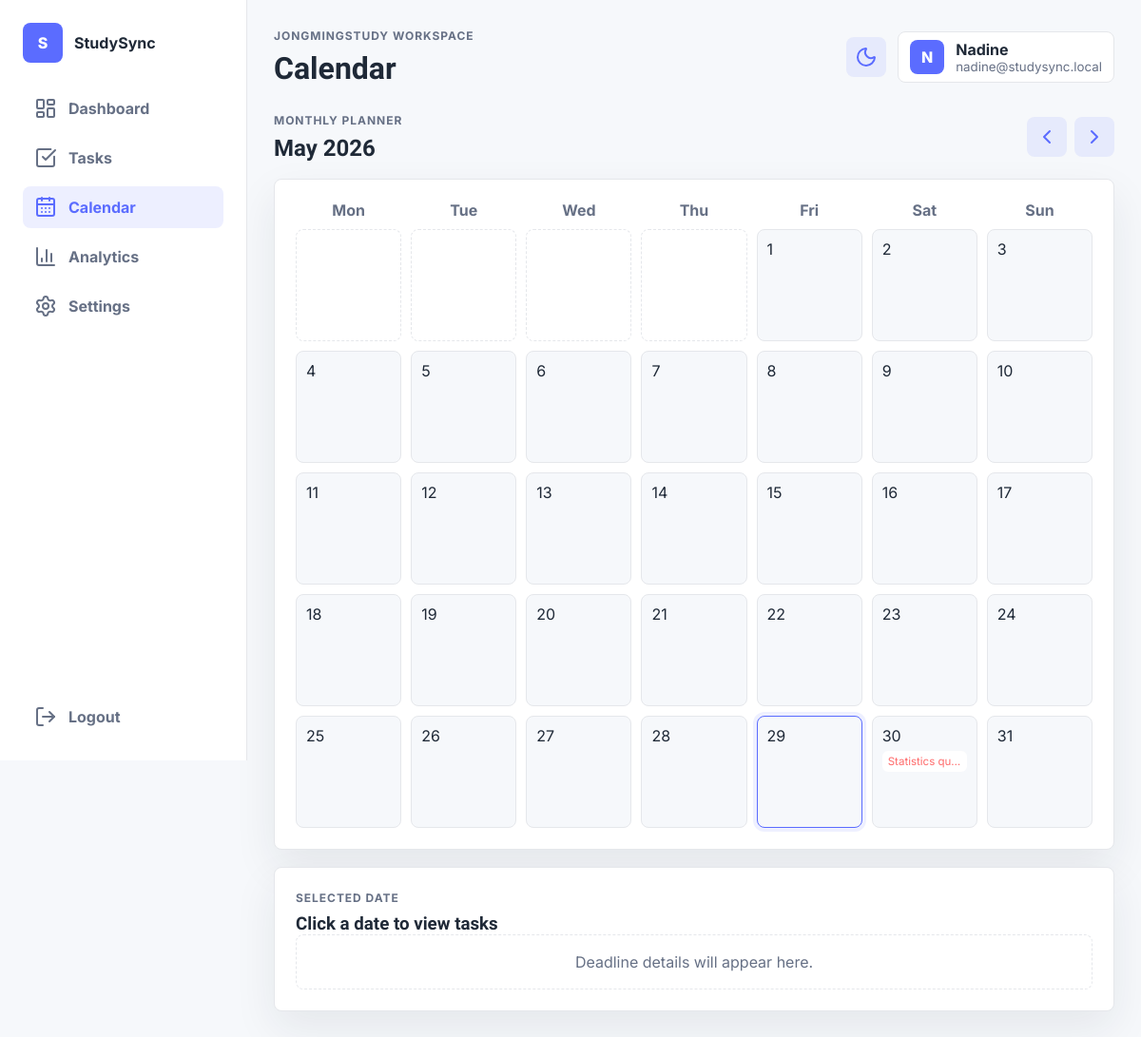
/calendar.php (signed in), run on the app's committed database.
### tables this page shows
CREATE TABLE users (
    id INT AUTO_INCREMENT PRIMARY KEY,
    name VARCHAR(50) NOT NULL UNIQUE,
    email VARCHAR(100) NOT NULL UNIQUE,
    password VARCHAR(100) NOT NULL,
    avatar_color VARCHAR(20) NOT NULL,
    created_at TIMESTAMP DEFAULT CURRENT_TIMESTAMP
);

CREATE TABLE tasks (
    id INT AUTO_INCREMENT PRIMARY KEY,
    user_id INT NOT NULL,
    category_id INT NOT NULL,
    title VARCHAR(150) NOT NULL,
    description TEXT,
    priority ENUM('Low', 'Medium', 'High') NOT NULL DEFAULT 'Medium',
    deadline DATE NOT NULL,
    progress INT NOT NULL DEFAULT 0,
    status ENUM('Not Started', 'In Progress', 'Completed', 'Overdue') NOT NULL DEFAULT 'Not Started',
    created_at TIMESTAMP DEFAULT CURRENT_TIMESTAMP,
    updated_at TIMESTAMP DEFAULT CURRENT_TIMESTAMP ON UPDATE CURRENT_TIMESTAMP,
    FOREIGN KEY (user_id) REFERENCES users(id) ON DELETE CASCADE,
    FOREIGN KEY (category_id) REFERENCES categories(id) ON DELETE CASCADE
);

### includes/helpers.php (called while the page is built, shortened)
<?php
function e(string $value): string
{
    return htmlspecialchars($value, ENT_QUOTES, 'UTF-8');
}
function priority_class(string $priority): string
{
    return strtolower($priority);
}
function get_user_tasks(PDO $pdo, int $userId): array
{
    $stmt = $pdo->prepare(
        'SELECT tasks.*, categories.name AS category_name, categories.icon, categories.color
         FROM tasks
         JOIN categories ON tasks.category_id = categories.id
         WHERE tasks.user_id = ?
         ORDER BY tasks.deadline ASC'
    );
    $stmt->execute([$userId]);
    return $stmt->fetchAll();
}

### includes/auth.php (called while the page is built, shortened)
<?php
require_once __DIR__ . '/db.php';
function is_logged_in(): bool
{
    return isset($_SESSION['user_id']);
}
function current_user(): ?array
{
    global $pdo;
    $stmt = $pdo->prepare('SELECT id, name, email, avatar_color FROM users WHERE id = ?');
    $stmt->execute([$_SESSION['user_id']]);
    return $stmt->fetch() ?: null;
}

### calendar.php (the view, shortened to what this page needs)
<?php
$pageTitle = 'Calendar';
require_once __DIR__ . '/includes/header.php';
$tasks = get_user_tasks($pdo, (int) $user['id']);
$month = isset($_GET['month']) ? (int) $_GET['month'] : (int) date('m');
$year = isset($_GET['year']) ? (int) $_GET['year'] : (int) date('Y');
$firstDay = strtotime("$year-$month-01");
$daysInMonth = (int) date('t', $firstDay);
$startWeekday = (int) date('N', $firstDay);
$prevMonth = $month === 1 ? 12 : $month - 1;
$prevYear = $month === 1 ? $year - 1 : $year;
$nextMonth = $month === 12 ? 1 : $month + 1;
$nextYear = $month === 12 ? $year + 1 : $year;
$tasksByDate = [];
foreach ($tasks as $task) {
    $tasksByDate[$task['deadline']][] = $task;
}
?>
<section class="page-actions">
    <div>
        <p class="eyebrow">Monthly planner</p>
        <h2><?php echo date('F Y', $firstDay); ?></h2>
    </div>
    <div class="month-nav">
        <a class="icon-btn" href="calendar.php?month=<?php echo $prevMonth; ?>&year=<?php echo $prevYear; ?>" aria-label="Previous month"><i data-lucide="chevron-left"></i></a>
        <a class="icon-btn" href="calendar.php?month=<?php echo $nextMonth; ?>&year=<?php echo $nextYear; ?>" aria-label="Next month"><i data-lucide="chevron-right"></i></a>
    </div>
</section>
<section class="card calendar-card">
    <div class="calendar-grid calendar-weekdays">
        <?php foreach (['Mon', 'Tue', 'Wed', 'Thu', 'Fri', 'Sat', 'Sun'] as $day): ?>
            <strong><?php echo $day; ?></strong>
        <?php endforeach; ?>
    </div>
    <div class="calendar-grid">
        <?php for ($blank = 1; $blank < $startWeekday; $blank++): ?>
            <div class="calendar-day muted"></div>
        <?php endfor; ?>
        <?php for ($day = 1; $day <= $daysInMonth; $day++): ?>
            <?php
            $date = sprintf('%04d-%02d-%02d', $year, $month, $day);
            $dayTasks = $tasksByDate[$date] ?? [];
            $isToday = $date === date('Y-m-d');
            ?>
            <button class="calendar-day <?php echo $isToday ? 'today' : ''; ?>" type="button" data-date="<?php echo $date; ?>">
                <span><?php echo $day; ?></span>
                <?php foreach (array_slice($dayTasks, 0, 3) as $task): ?>
                    <small class="<?php echo priority_class($task['priority']); ?>"><?php echo e($task['title']); ?></small>
                <?php endforeach; ?>
            </button>
        <?php endfor; ?>
    </div>
</section>
<section class="card" id="selectedDatePanel">
    <div class="section-heading">
        <div>
            <p class="eyebrow">Selected date</p>
            <h3 id="selectedDateTitle">Click a date to view tasks</h3>
        </div>
    </div>
    <div class="task-list compact" id="selectedDateTasks">
        <div class="empty-state">Deadline details will appear here.</div>
    </div>
</section>
<?php include __DIR__ . '/includes/footer.php'; ?>

### includes/header.php (shortened to what this page needs)
<?php
require_once __DIR__ . '/auth.php';
require_once __DIR__ . '/helpers.php';
$user = current_user();
$pageTitle = $pageTitle ?? 'JONGMINGStudy';
?>
<!DOCTYPE html>
<html lang="en">
<head>
    <link rel="stylesheet" href="css/style.css">
</head>
<body>
    <div class="app-shell">
        <?php include __DIR__ . '/sidebar.php'; ?>
        <main class="main-content">
            <header class="topbar">
                <div>
                    <p class="eyebrow">JONGMINGStudy workspace</p>
                    <h1><?php echo e($pageTitle); ?></h1>
                </div>
                <div class="topbar-actions">
                    <button class="icon-btn" id="themeToggle" type="button" aria-label="Toggle dark mode">
                        <i data-lucide="moon"></i>
                    </button>
                    <div class="profile-chip">
                        <span style="background: <?php echo e($user['avatar_color']); ?>"><?php echo e(substr($user['name'], 0, 1)); ?></span>
                        <div>
                            <strong><?php echo e($user['name']); ?></strong>
                            <small><?php echo e($user['email']); ?></small>
                        </div>
                    </div>
                </div>
            </header>

### css/style.css (style rules this page uses)
:root { --bg: #F6F8FB; --card: #FFFFFF; --primary: #5B6CFF; --accent: #7C4DFF; --text: #1F2937; --muted: #667085; --border: #E5E7EB; --red: #FF6B6B; --green: #4CAF50; --yellow: #FBBF24; --shadow: 0 18px 45px rgba(31, 41, 55, 0.08); }
* { box-sizing: border-box; }
body { margin: 0; min-height: 100vh; background: var(--bg); color: var(--text); font-family: "Inter", sans-serif; }
h1, h2, h3 { margin: 0; font-family: "Plus Jakarta Sans", sans-serif; letter-spacing: 0; }
p { color: var(--muted); line-height: 1.6; }
a { color: inherit; text-decoration: none; }
button, input, select, textarea { font: inherit; }
.login-preview span, .demo-users p, .eyebrow { display: block; margin: 0 0 6px; color: var(--muted); font-size: 0.75rem; font-weight: 700; letter-spacing: 0.08em; text-transform: uppercase; }
.login-card-header, .section-heading, .page-actions, .topbar, .task-card-top, .task-meta, .task-actions, .setting-row { display: flex; align-items: center; justify-content: space-between; gap: 16px; }
.btn, .icon-btn { display: inline-flex; align-items: center; justify-content: center; gap: 8px; border: 0; border-radius: 8px; cursor: pointer; transition: transform 0.18s ease, box-shadow 0.18s ease, background 0.18s ease; }
.icon-btn { width: 42px; height: 42px; background: rgba(91, 108, 255, 0.1); color: var(--primary); }
.app-shell { display: grid; grid-template-columns: 260px 1fr; min-height: 100vh; }
.main-content { padding: 28px; }
.topbar { margin-bottom: 26px; }
.topbar h1 { font-size: 2rem; }
.topbar-actions { display: flex; align-items: center; gap: 12px; }
.profile-chip { display: flex; align-items: center; gap: 12px; padding: 8px 12px; border: 1px solid var(--border); border-radius: 8px; background: var(--card); }
.profile-chip span, .profile-avatar { display: grid; place-items: center; color: white; font-weight: 800; }
.profile-chip span { width: 36px; height: 36px; border-radius: 8px; }
.profile-chip small { display: block; color: var(--muted); }
.card, .welcome-card, .metric-card, .task-card { border: 1px solid var(--border); border-radius: 8px; background: var(--card); box-shadow: var(--shadow); }
.card { padding: 22px; }
.task-list, .timeline-list { display: grid; gap: 12px; }
.priority-dot.high, .priority-label.high, .calendar-day small.high { color: var(--red); }
.page-actions { margin-bottom: 18px; }
.calendar-card { margin-bottom: 18px; }
.calendar-grid { display: grid; grid-template-columns: repeat(7, minmax(0, 1fr)); gap: 10px; }
.calendar-weekdays { margin-bottom: 10px; color: var(--muted); text-align: center; }
.calendar-day { min-height: 118px; display: flex; flex-direction: column; align-items: stretch; gap: 6px; border: 1px solid var(--border); border-radius: 8px; padding: 10px; background: var(--bg); color: var(--text); text-align: left; }
.calendar-day.today { border-color: var(--primary); box-shadow: 0 0 0 4px rgba(91, 108, 255, 0.1); }
.calendar-day small { overflow: hidden; padding: 4px 6px; border-radius: 6px; background: var(--card); font-size: 0.72rem; text-overflow: ellipsis; white-space: nowrap; }
.calendar-day.muted { background: transparent; border-style: dashed; box-shadow: none; }
.month-nav { display: flex; gap: 8px; }
.empty-state { padding: 18px; border: 1px dashed var(--border); border-radius: 8px; color: var(--muted); text-align: center; }

### data on the page
users: name "N", name "Nadine", email "nadine@studysync.local"
tasks: title "Statistics qu…"

### other printed values
$item['label'] "Dashboard"
$item['label'] "Tasks"
$item['label'] "Calendar"
$item['label'] "Analytics"
$item['label'] "Settings"
$pageTitle "Calendar"
date('F Y', $firstDay) "May 2026"
$day "Mon"
$day "Tue"
$day "Wed"
$day "Thu"
$day "Fri"
$day "Sat"
$day "Sun"
